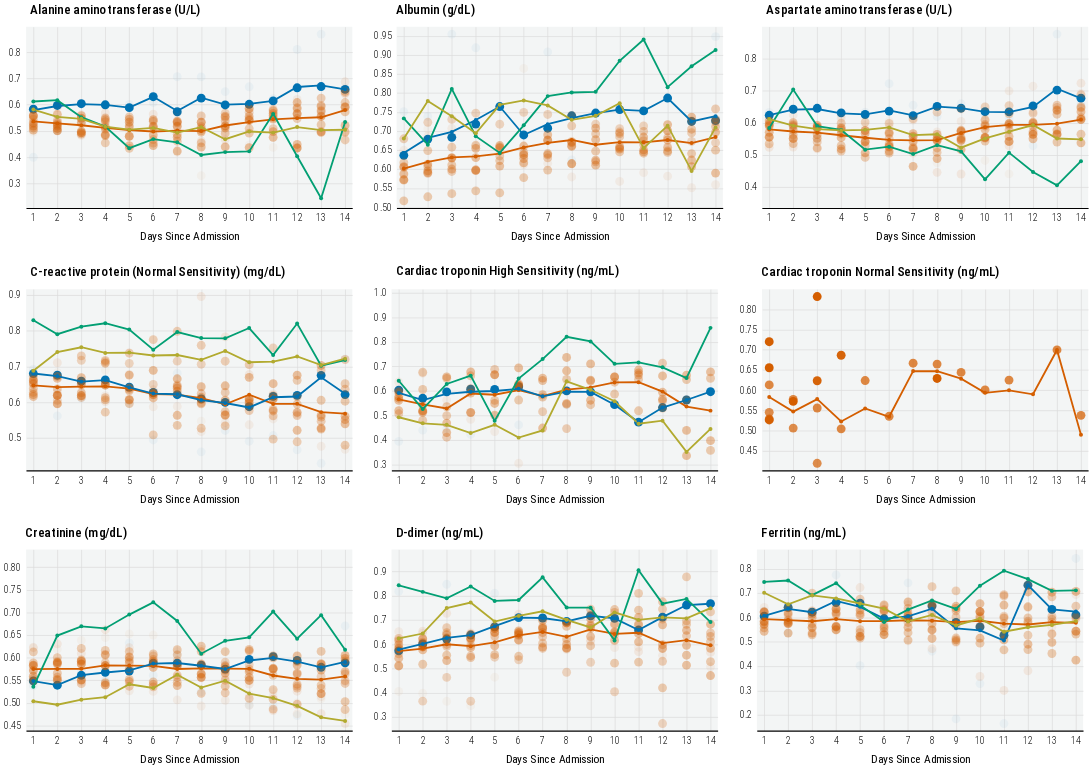

Source (notebook cell):
### Code cell
def plot_lab(df=None, lab='Neutrophil count (10*3/uL)', is_country=True):
    d = df.copy()
    d = d[d.lab == lab]
    
    showLegend = False
    if lab == 'Lactate dehydrogenase (U/L)':
        showLegend = True
    
    """
    Country-Level
    """
    dm = d[d.siteid.str.contains('META')].copy()
    dm.siteid = dm.siteid.apply(lambda x: x.replace('META-', ''))
    color_scale=alt.Scale(domain=countries, range=country_colors)
    
    plot = alt.Chart(
        dm
    ).mark_line(
#         point=True,
        size=2.5,
#         stroke='black',
        opacity=1
    ).encode(
        x=alt.X("day:Q", title='Days Since Admission', axis=alt.Axis(labelAngle=0, tickCount=10), scale=alt.Scale(clamp=True, nice=False, padding=10)),
        y=alt.Y("value:Q", title=None, scale=alt.Scale(zero=False, nice=False, padding=10)),
        # shape=alt.Shape("siteid:N", title='Continent', scale=alt.Scale(domain=['USA', 'EUROPE'], range=['circle', 'diamond']), legend=alt.Legend() if showLegend else None),
        color=alt.Color("siteid:N", title='Country & Continent', scale=color_scale, legend=alt.Legend() if showLegend else None),
    ).properties(
        width=450,
        height=250
    )
    
    point = plot.mark_point(
        filled=True,
        opacity=1,
        size=30
    ).encode(
        color=alt.Color("siteid:N", title='Country & Continent', scale=color_scale)
    )
    

    cp = (plot + point) # if is_country else plot

    """
    Site-Level
    """
    dm = d[~d.siteid.str.contains('META')].copy()
    color_scale=alt.Scale(domain=sites, range=site_colors)

    plot = alt.Chart(
        dm
    ).mark_line(
#         point=True,
        size=2.5,
#         stroke='black',
        opacity=0
    ).encode(
        x=alt.X("day:Q", title='Days Since Admission', axis=alt.Axis(labelAngle=0, tickCount=10), scale=alt.Scale(clamp=True, nice=False, padding=10)),
        y=alt.Y("value:Q", title=None, scale=alt.Scale(zero=False, nice=False, padding=10)),
        color=alt.Color("siteid:N", title=None, scale=color_scale, legend=None),
    ).properties(
        width=450,
        height=250
    )
    
    point = plot.mark_point(
        filled=True,
        opacity=0.5,
        size=150
    ).encode(
        color=alt.Color("siteid:N", title=None, scale=alt.Scale(domain=sites, range=site_colors), legend=None),
#         size=alt.Size('N:Q', title='Sample Size', legend=alt.Legend() if showLegend else None),
        
#         color=alt.Color("N:Q", title='Sample Size', legend=alt.Legend() if showLegend else None),
        # shape=alt.Shape("siteid:N", title=None, scale=alt.Scale(domain=sites, range=site_shapes), legend=None),
        
        opacity=alt.Opacity('N:Q', title='Sample Size', scale=alt.Scale(range=[0, 1]), legend=alt.Legend() if showLegend else None)
    )
    

    sp = (plot + point) # if is_country else plot
    
    """
    Combine
    """
    plot = (sp + cp).resolve_scale(color='independent', size='independent', shape='independent', opacity='independent')
    
    plot = plot.properties(
        title={
            "text": [
                f"{lab}",
            ],
            "dx": 30,
            'fontSize': 18,
            "subtitleColor": "gray",
        }
    )

    return plot

# plot = plot_lab(df=df)

p1 = alt.hconcat(*(
   plot_lab(df=df, lab=lab, is_country=True) for lab in unique_labs[0:3]
), spacing=30)#.resolve_scale(color='shared', shape='shared', stroke='independent', size='independent')

p2 = alt.hconcat(*(
   plot_lab(df=df, lab=lab, is_country=True) for lab in unique_labs[3:6]
), spacing=30)#.resolve_scale(color='shared', shape='shared', stroke='independent', size='independent')

p3 = alt.hconcat(*(
   plot_lab(df=df, lab=lab, is_country=True) for lab in unique_labs[6:9]
), spacing=30)#.resolve_scale(color='shared', shape='shared', stroke='independent', size='independent')

plot = alt.vconcat(p1, p2, p3, spacing=30)#.resolve_scale(color='shared')

# plot = plot.properties(
#     title={
#         "text": [
#             f"Lab Trajectory",
#         ],
#         "dx": 30,
# #         "subtitle": [
# #             get_visualization_subtitle(data_release=data_release, with_num_sites=False)
# #         ],
#         "subtitleColor": "gray",
#     }
# )

plot = apply_theme(
    plot,
    axis_y_title_font_size=16,
    title_anchor='start',
    legend_orient='right',
    legend_title_orient='top',
    axis_label_font_size=14,
    header_label_font_size=16,
    subtitle_font_size=18,
#     point_size=100
)

plot
